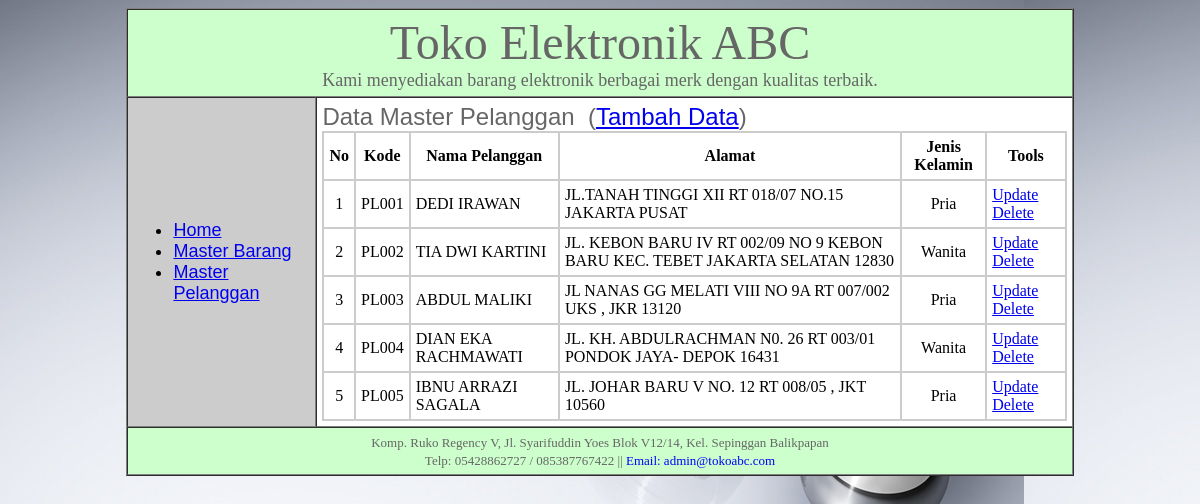
The page /Pertemuan12/index.php?page=master_pelanggan on the database as committed earlier.
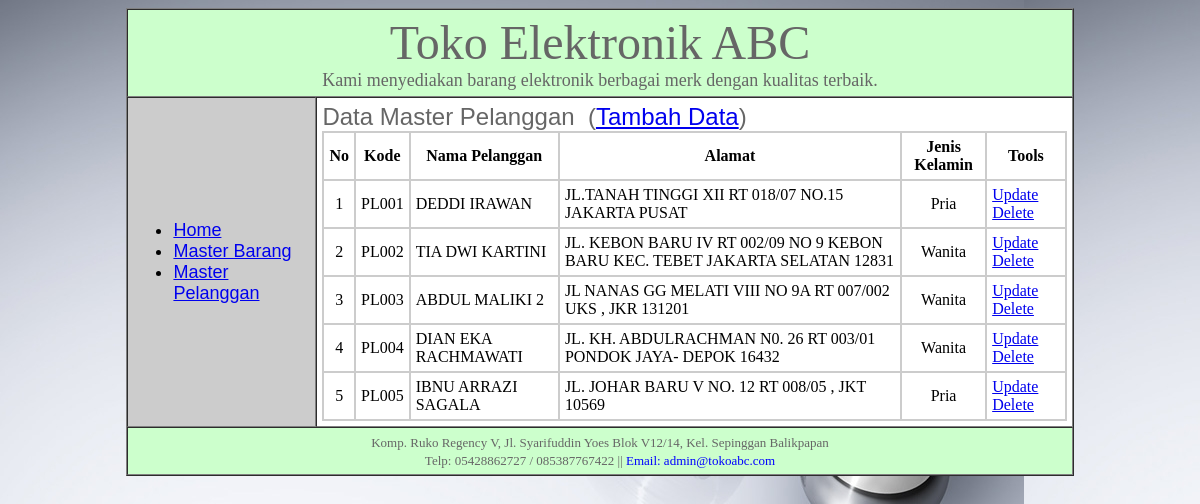
The same page on the database as committed later.
### tables this page shows
CREATE TABLE `pelanggan` (
  `kdpel` varchar(5) NOT NULL,
  `nmpel` varchar(45) DEFAULT NULL,
  `alamat` varchar(200) DEFAULT NULL,
  `jk` varchar(45) DEFAULT NULL,
  `dibuat` datetime DEFAULT NULL,
  `diupdate` timestamp NULL DEFAULT NULL ON UPDATE current_timestamp(),
  PRIMARY KEY (`kdpel`)
);

### Pertemuan12/pelanggan/data_pelanggan.php (called while the page is built, shortened)
<?php
function ambil_pelanggan($kode=NULL)
{
	$konek = con();
	if ($kode != NULL) { $cari="WHERE kdpel = '$kode'"; } else { $cari=""; }
	$query = mysqli_query($konek,"SELECT * FROM pelanggan $cari ORDER BY kdpel ASC");
	if (!$query) { echo mysqli_error(); } else { return $query; }
}
?>

### Pertemuan12/pelanggan/view_pelanggan.php (the view)
<font face="Geneva, Arial, Helvetica, sans-serif" size="+2" color="#666666">
	Data Master Pelanggan&nbsp;
	(<a href='index.php?page=add_pelanggan'>Tambah Data</a>)
</font>
<table border="1" bordercolor="#CCCCCC" cellpadding="5" cellspacing="0">
	<tr>
    	<th>No</th><th>Kode</th><th>Nama Pelanggan</th><th>Alamat</th><th>Jenis Kelamin</th><th>Tools</th>
    </tr>
    <?php
		$no = 1;
		$data = ambil_pelanggan();
    	while($row = mysqli_fetch_array($data))
		{
			$kdpel = $row['kdpel'];
			echo "<tr>";
				echo "<td align='center'>".$no."</td>";
				echo "<td align='center'>".$kdpel."</td>";
				echo "<td>".$row['nmpel']."</td>";
				echo "<td>".$row['alamat']."</td>";
				echo "<td align='center'>".$row['jk']."</td>";
				echo "<td>";
		?>
        <a href='index.php?page=update_pelanggan&kdpel=
		<?php echo $kdpel ?>'>Update</a>&nbsp;
        <a href='index.php?page=delete_pelanggan&kdpel=
		<?php echo $kdpel ?>'>Delete</a>
    <?php
        		echo "</td>";
			echo "</tr>";
			$no++;
		}
	?>
</table>

Rows that differ between the two databases and show on the page:
changed pelanggan "PL001": nmpel "DEDI IRAWAN" → "DEDDI IRAWAN"
changed pelanggan "PL002": alamat "JL. KEBON BARU IV RT 002/09 NO 9 KEBON BARU KEC. TEBET JAKARTA SELATAN 12830" → "JL. KEBON BARU IV RT 002/09 NO 9 KEBON BARU KEC. TEBET JAKARTA SELATAN 12831"
changed pelanggan "PL003": nmpel "ABDUL MALIKI" → "ABDUL MALIKI 2"; alamat "JL NANAS GG MELATI VIII NO 9A RT 007/002 UKS , JKR 13120" → "JL NANAS GG MELATI VIII NO 9A RT 007/002 UKS , JKR 131201"; jk "Pria" → "Wanita"
changed pelanggan "PL004": alamat "JL. KH. ABDULRACHMAN N0. 26 RT 003/01 PONDOK JAYA- DEPOK 16431" → "JL. KH. ABDULRACHMAN N0. 26 RT 003/01 PONDOK JAYA- DEPOK 16432"
changed pelanggan "PL005": alamat "JL. JOHAR BARU V NO. 12 RT 008/05 , JKT 10560" → "JL. JOHAR BARU V NO. 12 RT 008/05 , JKT 10569"
